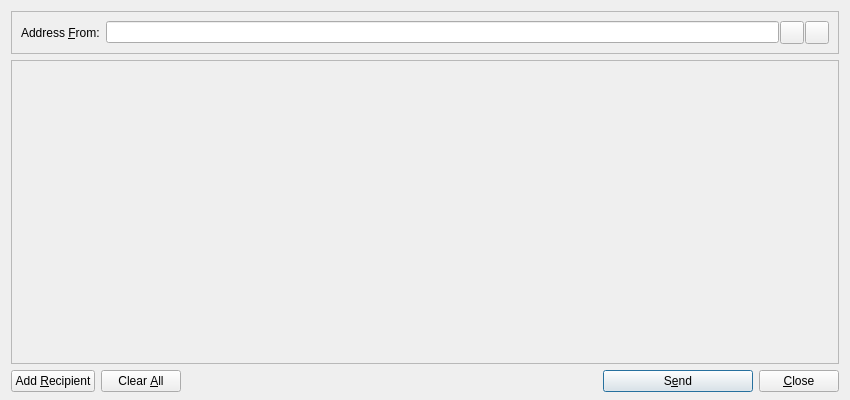
<?xml version="1.0" encoding="UTF-8"?>
<ui version="4.0">
 <class>SendMessagesDialog</class>
 <widget class="QDialog" name="SendMessagesDialog">
  <property name="geometry">
   <rect>
    <x>0</x>
    <y>0</y>
    <width>850</width>
    <height>400</height>
   </rect>
  </property>
  <property name="windowTitle">
   <string>NoirTalk</string>
  </property>
  <layout class="QVBoxLayout" name="verticalLayout" stretch="0,1,0">
   <property name="bottomMargin">
    <number>8</number>
   </property>
   <item>
    <widget class="QFrame" name="frameAddressFrom">
     <property name="sizePolicy">
      <sizepolicy hsizetype="Expanding" vsizetype="Expanding">
       <horstretch>0</horstretch>
       <verstretch>0</verstretch>
      </sizepolicy>
     </property>
     <property name="maximumSize">
      <size>
       <width>16777215</width>
       <height>16777215</height>
      </size>
     </property>
     <property name="frameShape">
      <enum>QFrame::StyledPanel</enum>
     </property>
     <property name="frameShadow">
      <enum>QFrame::Sunken</enum>
     </property>
     <layout class="QHBoxLayout" name="horizontalLayout_3">
      <item>
       <widget class="QLabel" name="addressFromLabel">
        <property name="text">
         <string>Address &amp;From:</string>
        </property>
        <property name="buddy">
         <cstring>addressFrom</cstring>
        </property>
       </widget>
      </item>
      <item>
       <layout class="QHBoxLayout" name="horizontalLayout_4">
        <property name="spacing">
         <number>1</number>
        </property>
        <item>
         <widget class="QValidatedLineEdit" name="addressFrom"/>
        </item>
        <item>
         <widget class="QToolButton" name="addressBookButton">
          <property name="toolTip">
           <string>Choose address from address book</string>
          </property>
          <property name="text">
           <string/>
          </property>
          <property name="icon">
           <iconset resource="../bitcoin.qrc">
            <normaloff>:/icons/address-book</normaloff>:/icons/address-book</iconset>
          </property>
          <property name="shortcut">
           <string>Alt+A</string>
          </property>
         </widget>
        </item>
        <item>
         <widget class="QToolButton" name="pasteButton">
          <property name="toolTip">
           <string>Paste address from clipboard</string>
          </property>
          <property name="text">
           <string/>
          </property>
          <property name="icon">
           <iconset resource="../bitcoin.qrc">
            <normaloff>:/icons/editpaste</normaloff>:/icons/editpaste</iconset>
          </property>
          <property name="shortcut">
           <string>Alt+P</string>
          </property>
         </widget>
        </item>
       </layout>
      </item>
     </layout>
    </widget>
   </item>
   <item>
    <widget class="QScrollArea" name="scrollArea">
     <property name="widgetResizable">
      <bool>true</bool>
     </property>
     <widget class="QWidget" name="scrollAreaWidgetContents">
      <property name="geometry">
       <rect>
        <x>0</x>
        <y>0</y>
        <width>830</width>
        <height>278</height>
       </rect>
      </property>
      <layout class="QVBoxLayout" name="verticalLayout_2">
       <property name="leftMargin">
        <number>0</number>
       </property>
       <property name="topMargin">
        <number>0</number>
       </property>
       <property name="rightMargin">
        <number>0</number>
       </property>
       <property name="bottomMargin">
        <number>0</number>
       </property>
       <item>
        <layout class="QVBoxLayout" name="entries">
         <property name="spacing">
          <number>6</number>
         </property>
        </layout>
       </item>
       <item>
        <spacer name="verticalSpacer">
         <property name="orientation">
          <enum>Qt::Vertical</enum>
         </property>
         <property name="sizeHint" stdset="0">
          <size>
           <width>20</width>
           <height>40</height>
          </size>
         </property>
        </spacer>
       </item>
      </layout>
     </widget>
    </widget>
   </item>
   <item>
    <layout class="QHBoxLayout" name="horizontalLayout">
     <item>
      <widget class="QPushButton" name="addButton">
       <property name="toolTip">
        <string>Send to multiple recipients at once</string>
       </property>
       <property name="text">
        <string>Add &amp;Recipient</string>
       </property>
       <property name="icon">
        <iconset resource="../bitcoin.qrc">
         <normaloff>:/icons/add</normaloff>:/icons/add</iconset>
       </property>
       <property name="autoDefault">
        <bool>false</bool>
       </property>
      </widget>
     </item>
     <item>
      <widget class="QPushButton" name="clearButton">
       <property name="sizePolicy">
        <sizepolicy hsizetype="Minimum" vsizetype="Fixed">
         <horstretch>0</horstretch>
         <verstretch>0</verstretch>
        </sizepolicy>
       </property>
       <property name="toolTip">
        <string>Remove all transaction fields</string>
       </property>
       <property name="text">
        <string>Clear &amp;All</string>
       </property>
       <property name="icon">
        <iconset resource="../bitcoin.qrc">
         <normaloff>:/icons/remove</normaloff>:/icons/remove</iconset>
       </property>
       <property name="autoRepeatDelay">
        <number>300</number>
       </property>
       <property name="autoDefault">
        <bool>false</bool>
       </property>
      </widget>
     </item>
     <item>
      <spacer name="horizontalSpacer">
       <property name="orientation">
        <enum>Qt::Horizontal</enum>
       </property>
       <property name="sizeHint" stdset="0">
        <size>
         <width>40</width>
         <height>20</height>
        </size>
       </property>
      </spacer>
     </item>
     <item>
      <widget class="QPushButton" name="sendButton">
       <property name="minimumSize">
        <size>
         <width>150</width>
         <height>0</height>
        </size>
       </property>
       <property name="toolTip">
        <string>Confirm the send action</string>
       </property>
       <property name="text">
        <string>S&amp;end</string>
       </property>
       <property name="icon">
        <iconset resource="../bitcoin.qrc">
         <normaloff>:/icons/send</normaloff>:/icons/send</iconset>
       </property>
       <property name="default">
        <bool>true</bool>
       </property>
      </widget>
     </item>
     <item>
      <widget class="QPushButton" name="closeButton">
       <property name="text">
        <string>&amp;Close</string>
       </property>
      </widget>
     </item>
    </layout>
   </item>
  </layout>
 </widget>
 <customwidgets>
  <customwidget>
   <class>QValidatedLineEdit</class>
   <extends>QLineEdit</extends>
   <header>qvalidatedlineedit.h</header>
  </customwidget>
 </customwidgets>
 <resources>
  <include location="../bitcoin.qrc"/>
 </resources>
 <connections/>
</ui>
